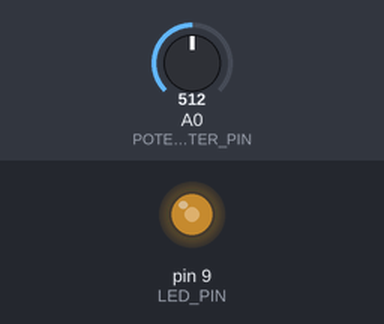
Recording of a sketch running on a simulated Arduino Uno, built with avr-gcc and run on an emulated ATmega328P. On the bench: output pins drawn as LEDs (lit = HIGH). The test bench sets the inputs (shaded band); at power-on: A0 (POTENTIOMETER_PIN) = 512.

Above: at 1.2 s.
1.3 s: A0 (POTENTIOMETER_PIN) set to 716
At 2.1 s:
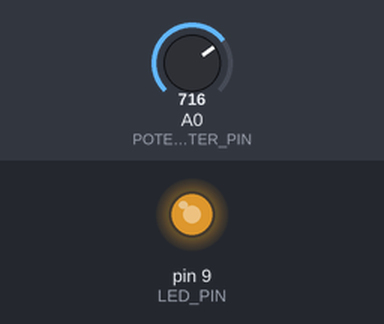
2.8 s: A0 (POTENTIOMETER_PIN) set to 900
At 3.3 s:
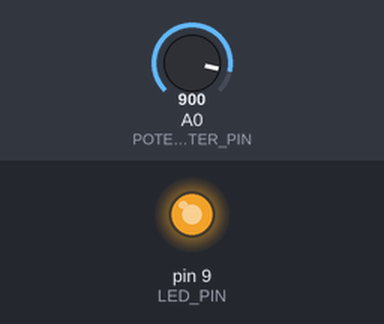
4.3 s: A0 (POTENTIOMETER_PIN) set to 122
At 5.5 s:
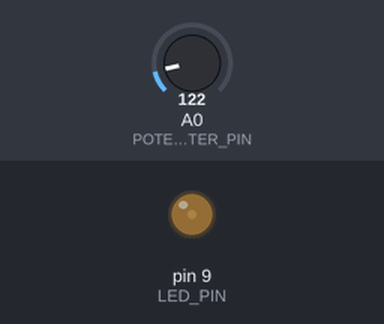
5.8 s: A0 (POTENTIOMETER_PIN) set to 0
At 6.8 s:
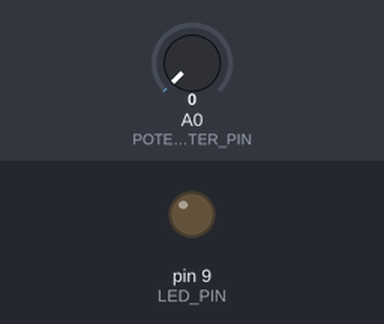
Timing chart, 0 to 8.3 s (numbered marks = the images above; inputs shaded):
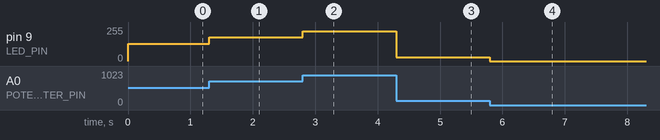

The sketch:

0.7_PotentiometerToLED.ino
```cpp
const int LED_PIN = 9; //
#define POTENTIOMETER_PIN A0

void setup()
{
  pinMode(LED_PIN, OUTPUT);
//The LED is a component we control, so we use pinMode() with OUTPUT.

// analog pins, no need to use pinMode() as those pins are already in INPUT mode
}


void loop()
{
  int potentiometerValue = analogRead(POTENTIOMETER_PIN);
// This value will be in the range 0-1023, store in potentiometer value
  int brightness = potentiometerValue / 4;
// take the potentiometerValue from the range 0-1023, to the range 0-255.

// option 2
/*
  int brightness = map(potentiometerValue, 0, 1023, 0, 255);
*/

  analogWrite(LED_PIN, brightness);

}
```

Measured:
- after the input at 1.3 s, pin 9 (LED_PIN): 128/255 → 179/255 at once
- after the input at 2.8 s, pin 9 (LED_PIN): 179/255 → 225/255 at once
- after the input at 4.3 s, pin 9 (LED_PIN): 225/255 → 30/255 at once
- after the input at 5.8 s, pin 9 (LED_PIN): 30/255 → 0/255 at once
